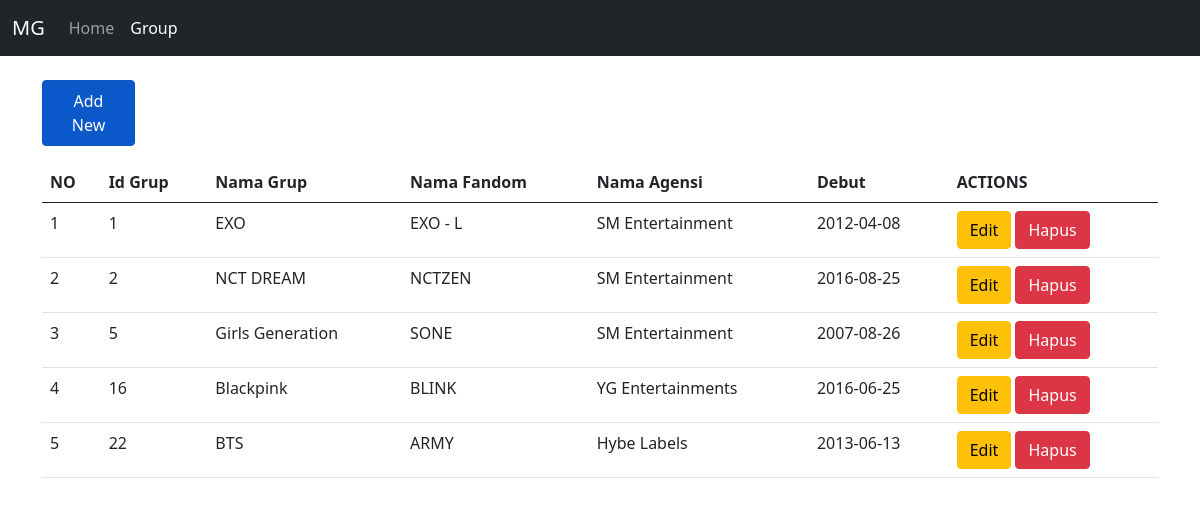
Screenshot of /program/group.php with the database file from the repository.
### tables this page shows
CREATE TABLE `grup` (
  `id_grup` int(11) NOT NULL,
  `nama_grup` varchar(255) NOT NULL,
  `nama_fandom` varchar(255) NOT NULL,
  `nama_agensi` varchar(255) NOT NULL,
  `debut` date NOT NULL
);

### program/controllers/GroupController.php (called while the page is built, shortened)
<?php
include_once("models/Group.php");
include_once("views/GroupView.php");
class GroupController {
  private $group;
  function __construct(){
    $this->group = new Group(Conf::$db_host, Conf::$db_user, Conf::$db_pass, Conf::$db_name);
  }
  public function index() {
    $this->group->open();
    $this->group->getGroup();
    $data = array(
      'grup' => array(),
    );
    while($row = $this->group->getResult()){
      array_push($data['grup'], $row);
    }
    $view = new GroupView();
    $view->render($data);
  }
}

### program/views/GroupView.php (the view, shortened to what this page needs)
<?php
  class GroupView {
    public function render($data){
      $no = 1;
      $dataGroup = null;
      foreach($data['grup'] as $val){
        list($id_grup, $nama_grup, $nama_fandom, $nama_agensi, $debut) = $val;
        $dataGroup .= '<tr>
                <td>' . $no. '</td>
                <td>' . $id_grup. '</td>
                <td>' . $nama_grup. '</td>
                <td>' . $nama_fandom. '</td>
                <td>' . $nama_agensi. '</td>
                <td>' . $debut. '</td>
                <td>
                  <a href="group.php?id=' . $id_grup.  '" class="btn btn-warning">Edit</a>
                  <a href="group.php?hapus=' . $id_grup. '" class="btn btn-danger">Hapus</a>
                </td>
              </tr>';
              $no++;
      }
      $data_active = null;
      $data_active .=
      '<li class="nav-item">
        <a class="nav-link " aria-current="page" href="index.php">Home</a>
      </li>
      <li class="nav-item">
        <a class="nav-link active" href="group.php">Group</a>
      </li>';
    }
  }
?>

### rows the page displays
grup: id_grup "1", nama_grup "EXO", nama_fandom "EXO - L", nama_agensi "SM Entertainment", debut "2012-04-08"
grup: id_grup "2", nama_grup "NCT DREAM", nama_fandom "NCTZEN", nama_agensi "SM Entertainment", debut "2016-08-25"
grup: id_grup "5", nama_grup "Girls Generation", nama_fandom "SONE", nama_agensi "SM Entertainment", debut "2007-08-26"
grup: id_grup "16", nama_grup "Blackpink", nama_fandom "BLINK", nama_agensi "YG Entertainments", debut "2016-06-25"
grup: id_grup "22", nama_grup "BTS", nama_fandom "ARMY", nama_agensi "Hybe Labels", debut "2013-06-13"

### other values shown
$this->content "MG Add New NO Id Grup Nama Grup Nama Fandom Nama Agensi Debut ACTIONS"
